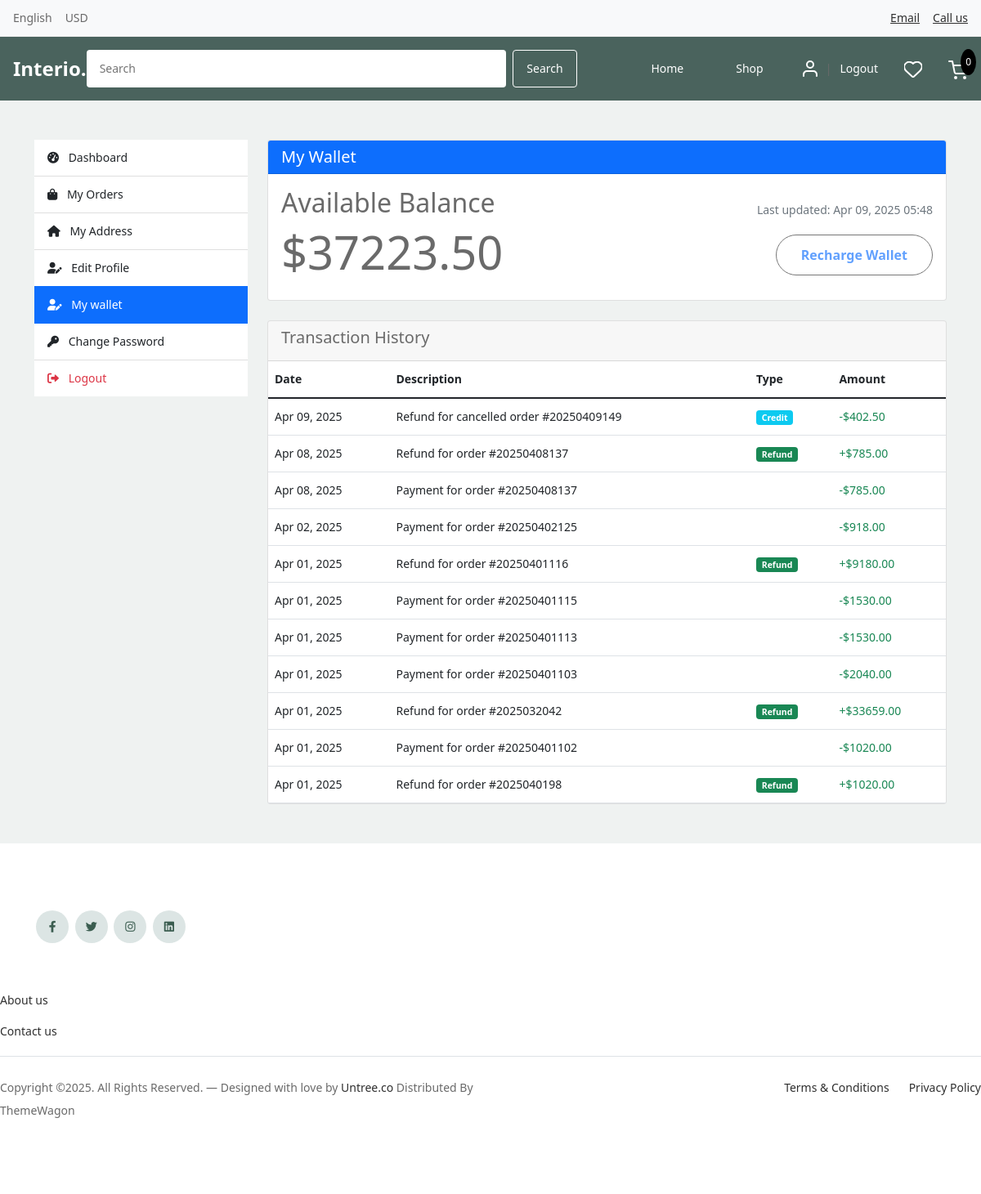
Screenshot of /accounts/my-wallet/ (signed in) with the database file from the repository.
### accounts/models.py (models this page shows, shortened)
class Wallet(models.Model):
    user = models.OneToOneField(Account, on_delete=models.CASCADE, related_name='wallet')
    balance = models.DecimalField(max_digits=10, decimal_places=2, default=0)
    created_at = models.DateTimeField(auto_now_add=True)
    updated_at = models.DateTimeField(auto_now=True)

class WalletTransaction(models.Model):
    TRANSACTION_TYPES = (
        ('REFUND', 'Order Refund'),
        ('DEBIT', 'Purchase'),
        ('CREDIT', 'Wallet Recharge'),
    )
    wallet = models.ForeignKey(Wallet, on_delete=models.CASCADE, related_name='transactions')
    amount = models.DecimalField(max_digits=10, decimal_places=2)
    transaction_type = models.CharField(max_length=10, choices=TRANSACTION_TYPES)
    description = models.CharField(max_length=255)
    order = models.ForeignKey('orders.Order', on_delete=models.SET_NULL, null=True, blank=True)
    created_at = models.DateTimeField(auto_now_add=True)
    class Meta:
        ordering = ['-created_at']

### accounts/views.py (the view)
# urls.py: path('my-wallet/', views.my_wallet, name='my_wallet'),
@login_required(login_url='login')
def my_wallet(request):
    wallet, created = Wallet.objects.get_or_create(user=request.user)
    transactions = WalletTransaction.objects.filter(wallet=wallet).order_by('-created_at')
    context = {
        'wallet': wallet,
        'transactions': transactions,
    }
    return render(request, 'accounts/my_wallet.html', context)

### carts/context_processors.py (called while the page is built)
def counter(request):
    cart_count = 0
    if 'admin' in request.path:
        return {}
    else:
        try:
            cart = Cart.objects.get(cart_id=_cart_id(request))
            cart_items = CartItem.objects.filter(cart=cart, is_active=True)
            for cart_item in cart_items:
                cart_count += cart_item.quantity
        except Cart.DoesNotExist:
            cart_count = 0
    return dict(cart_count=cart_count)

### carts/views.py (called while the page is built)
def _cart_id(request):
    cart = request.session.session_key
    if not cart:
        cart = request.session.create()
    return cart

### category/context_processors.py (called while the page is built)
def menu_links(request):
    links = Category.objects.all()
    return dict(links=links)

### templates/accounts/my_wallet.html
{% extends 'base.html' %}
{% load static %}
{% block content %}
<div class="container my-5">
    <div class="row">
        <div class="col-md-3 mb-4">
            <div class="sidebar">
                <div class="list-group list-group-flush">
                    <a href="{% url 'dashboard' %}" class="list-group-item list-group-item-action">
                        <i class="fas fa-tachometer-alt me-2"></i> Dashboard
                    </a>
                    <a href="{% url 'my_orders' %}" class="list-group-item list-group-item-action ">
                        <i class="fas fa-shopping-bag me-2"></i> My Orders
                    </a>
                    <a href="{% url 'manage_addresses' %}" class="list-group-item list-group-item-action">
                        <i class="fas fa-home me-2"></i> My Address
                    </a>
                    <a href="{% url 'edit_profile' %}" class="list-group-item list-group-item-action">
                        <i class="fas fa-user-edit me-2"></i> Edit Profile
                    </a>
                    <a href="{% url 'my_wallet' %}" class="list-group-item list-group-item-action active">
                        <i class="fas fa-user-edit me-2"></i> My wallet
                    </a>
                    <a href="{% url 'change_password' %}" class="list-group-item list-group-item-action">
                        <i class="fas fa-key me-2"></i> Change Password
                    </a>
                    <a href="{% url 'logout' %}" class="list-group-item list-group-item-action text-danger">
                        <i class="fas fa-sign-out-alt me-2"></i> Logout
                    </a>
                </div>
            </div>
        </div>
        <div class="col-md-9">
            <div class="card mb-4">
                <div class="card-header bg-primary text-white">
                    <h4>My Wallet</h4>
                </div>
                <div class="card-body">
                    <div class="row align-items-center">
                        <div class="col-md-6">
                            <h2>Available Balance</h2>
                            <h1 class="display-4">${{ wallet.balance }}</h1>
                        </div>
                        <div class="col-md-6 text-md-end">
                            <p class="text-muted">Last updated: {{ wallet.updated_at|date:"M d, Y H:i" }}</p>
                            <button class="btn btn-outline-primary" disabled>Recharge Wallet</button>
                        </div>
                    </div>
                </div>
            </div>
            <div class="card">
                <div class="card-header">
                    <h5>Transaction History</h5>
                </div>
                <div class="card-body p-0">
                    <div class="table-responsive">
                        <table class="table table-hover mb-0">
                            <thead>
                                <tr>
                                    <th>Date</th>
                                    <th>Description</th>
                                    <th>Type</th>
                                    <th>Amount</th>
                                </tr>
                            </thead>
                            <tbody>
                                {% if transactions %}
                                    {% for transaction in transactions %}
                                        <tr>
                                            <td>{{ transaction.created_at|date:"M d, Y" }}</td>
                                            <td>{{ transaction.description }}</td>
                                            <td>
                                                {% if transaction.transaction_type == 'REFUND' %}
                                                    <span class="badge bg-success">Refund</span>
                                                {% elif transaction.transaction_type == 'DEBIT' %}
                                                    <span class="badge bg-danger">Debit</span>
                                                {% elif transaction.transaction_type == 'CREDIT' %}
                                                    <span class="badge bg-info">Credit</span>
                                                {% endif %}
                                            </td>
                                            <td class="{% if transaction.transaction_type == 'DEBIT' %}text-danger{% else %}text-success{% endif %}">
                                                {% if transaction.transaction_type == 'REFUND' %}+{% else %}-{% endif %}${{ transaction.amount }}
                                            </td>
                                        </tr>
                                    {% endfor %}
                                {% else %}
                                    <tr>
                                        <td colspan="4" class="text-center py-3">No transactions found</td>
                                    </tr>
                                {% endif %}
                            </tbody>
                        </table>
                    </div>
                </div>
            </div>
        </div>
    </div>
</div>
{% endblock %}

### static/css/style.css (style rules this page uses)
body { overflow-x: hidden; position: relative; }
body { font-family: "Inter", sans-serif; font-weight: 400; line-height: 28px; color: #6a6a6a; font-size: 14px; background-color: #eff2f1; }
a { text-decoration: none; -webkit-transition: .3s all ease; -o-transition: .3s all ease; transition: .3s all ease; color: #2f2f2f; text-decoration: underline; }
.btn { font-weight: 600; padding: 12px 30px; border-radius: 30px; color: #ffffff; background: #2f2f2f; border-color: #2f2f2f; }
.card-header h4 { margin: 0; font-size: 1.25rem; }

### templates/includes/header.html (style rules this page uses)
* { margin: 0; padding: 0; box-sizing: border-box; font-family: system-ui, -apple-system, BlinkMacSystemFont, 'Segoe UI', sans-serif; }

### rows the page displays
Wallet: balance "37223.50", updated_at "Apr 09, 2025 05:48"
WalletTransaction: transaction_type "Credit"
WalletTransaction: transaction_type "Refund"
WalletTransaction: transaction_type "Refund"
WalletTransaction: transaction_type "Refund"
WalletTransaction: transaction_type "Refund"

### other values shown
{{ cart_count }} "0"
